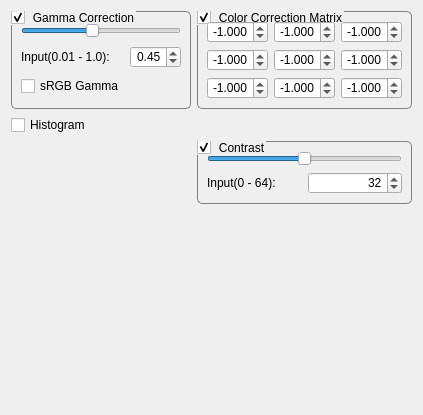
    <widget class="QWidget" name="tab_Expansin">
     <attribute name="title">
      <string>Expansion</string>
     </attribute>
     <layout class="QGridLayout" name="gridLayout_Expansion_Frame">
      <item row="0" column="0">
       <layout class="QGridLayout" name="gridLayout_Expansion">
        <property name="bottomMargin">
         <number>200</number>
        </property>
        <item row="0" column="0">
         <widget class="QGroupBox" name="groupBox_Gamma">
          <property name="styleSheet">
           <string notr="true">QGroupBox {border:1px solid gray; border-radius:5px; margin-top:1ex;}QGroupBox::title{subcontrol-origin:margin; subcontrol-position:top left; padding:0 0px;}</string>
          </property>
          <property name="title">
           <string>Gamma Correction</string>
          </property>
          <property name="checkable">
           <bool>true</bool>
          </property>
          <layout class="QGridLayout" name="gridLayout_Gamma">
           <item row="1" column="0">
            <widget class="QLabel" name="label_Gamma">
             <property name="text">
              <string>&lt;html&gt;&lt;head/&gt;&lt;body&gt;&lt;p&gt;Input(0.01 - 1.0):&lt;/p&gt;&lt;/body&gt;&lt;/html&gt;</string>
             </property>
            </widget>
           </item>
           <item row="0" column="0" colspan="2">
            <widget class="QSlider" name="horizontalSlider_Gamma">
             <property name="minimum">
              <number>1</number>
             </property>
             <property name="maximum">
              <number>100</number>
             </property>
             <property name="pageStep">
              <number>10</number>
             </property>
             <property name="value">
              <number>45</number>
             </property>
             <property name="orientation">
              <enum>Qt::Horizontal</enum>
             </property>
            </widget>
           </item>
           <item row="1" column="1">
            <widget class="QDoubleSpinBox" name="doubleSpinBox_Gamma">
             <property name="alignment">
              <set>Qt::AlignRight|Qt::AlignTrailing|Qt::AlignVCenter</set>
             </property>
             <property name="decimals">
              <number>2</number>
             </property>
             <property name="minimum">
              <double>0.010000000000000</double>
             </property>
             <property name="maximum">
              <double>1.000000000000000</double>
             </property>
             <property name="singleStep">
              <double>0.010000000000000</double>
             </property>
             <property name="value">
              <double>0.450000000000000</double>
             </property>
            </widget>
           </item>
           <item row="2" column="0">
            <widget class="QCheckBox" name="checkBox_sRGB_Gamma">
             <property name="text">
              <string>sRGB Gamma</string>
             </property>
            </widget>
           </item>
          </layout>
         </widget>
        </item>
        <item row="0" column="1">
         <widget class="QGroupBox" name="groupBox_CCM">
          <property name="styleSheet">
           <string notr="true">QGroupBox {border:1px solid gray; border-radius:5px; margin-top:1ex;}QGroupBox::title{subcontrol-origin:margin; subcontrol-position:top left; padding:0 0px;}</string>
          </property>
          <property name="title">
           <string>Color Correction Matrix</string>
          </property>
          <property name="checkable">
           <bool>true</bool>
          </property>
          <property name="checked">
           <bool>true</bool>
          </property>
          <layout class="QGridLayout" name="gridLayout_CCM">
           <item row="0" column="0">
            <widget class="QDoubleSpinBox" name="doubleSpinBox_CCM1">
             <property name="layoutDirection">
              <enum>Qt::LeftToRight</enum>
             </property>
             <property name="alignment">
              <set>Qt::AlignRight|Qt::AlignTrailing|Qt::AlignVCenter</set>
             </property>
             <property name="decimals">
              <number>3</number>
             </property>
             <property name="minimum">
              <double>-9.999000000000001</double>
             </property>
             <property name="maximum">
              <double>9.999000000000001</double>
             </property>
             <property name="singleStep">
              <double>0.100000000000000</double>
             </property>
             <property name="value">
              <double>-1.000000000000000</double>
             </property>
            </widget>
           </item>
           <item row="0" column="1">
            <widget class="QDoubleSpinBox" name="doubleSpinBox_CCM2">
             <property name="layoutDirection">
              <enum>Qt::LeftToRight</enum>
             </property>
             <property name="alignment">
              <set>Qt::AlignRight|Qt::AlignTrailing|Qt::AlignVCenter</set>
             </property>
             <property name="decimals">
              <number>3</number>
             </property>
             <property name="minimum">
              <double>-9.999000000000001</double>
             </property>
             <property name="maximum">
              <double>9.999000000000001</double>
             </property>
             <property name="singleStep">
              <double>0.100000000000000</double>
             </property>
             <property name="value">
              <double>-1.000000000000000</double>
             </property>
            </widget>
           </item>
           <item row="0" column="2">
            <widget class="QDoubleSpinBox" name="doubleSpinBox_CCM3">
             <property name="layoutDirection">
              <enum>Qt::LeftToRight</enum>
             </property>
             <property name="alignment">
              <set>Qt::AlignRight|Qt::AlignTrailing|Qt::AlignVCenter</set>
             </property>
             <property name="decimals">
              <number>3</number>
             </property>
             <property name="minimum">
              <double>-9.999000000000001</double>
             </property>
             <property name="maximum">
              <double>9.999000000000001</double>
             </property>
             <property name="singleStep">
              <double>0.100000000000000</double>
             </property>
             <property name="value">
              <double>-1.000000000000000</double>
             </property>
            </widget>
           </item>
           <item row="1" column="0">
            <widget class="QDoubleSpinBox" name="doubleSpinBox_CCM4">
             <property name="layoutDirection">
              <enum>Qt::LeftToRight</enum>
             </property>
             <property name="alignment">
              <set>Qt::AlignRight|Qt::AlignTrailing|Qt::AlignVCenter</set>
             </property>
             <property name="decimals">
              <number>3</number>
             </property>
             <property name="minimum">
              <double>-9.999000000000001</double>
             </property>
             <property name="maximum">
              <double>9.999000000000001</double>
             </property>
             <property name="singleStep">
              <double>0.100000000000000</double>
             </property>
             <property name="value">
              <double>-1.000000000000000</double>
             </property>
            </widget>
           </item>
           <item row="1" column="1">
            <widget class="QDoubleSpinBox" name="doubleSpinBox_CCM5">
             <property name="layoutDirection">
              <enum>Qt::LeftToRight</enum>
             </property>
             <property name="alignment">
              <set>Qt::AlignRight|Qt::AlignTrailing|Qt::AlignVCenter</set>
             </property>
             <property name="decimals">
              <number>3</number>
             </property>
             <property name="minimum">
              <double>-9.999000000000001</double>
             </property>
             <property name="maximum">
              <double>9.999000000000001</double>
             </property>
             <property name="singleStep">
              <double>0.100000000000000</double>
             </property>
             <property name="value">
              <double>-1.000000000000000</double>
             </property>
            </widget>
           </item>
           <item row="1" column="2">
            <widget class="QDoubleSpinBox" name="doubleSpinBox_CCM6">
             <property name="layoutDirection">
              <enum>Qt::LeftToRight</enum>
             </property>
             <property name="alignment">
              <set>Qt::AlignRight|Qt::AlignTrailing|Qt::AlignVCenter</set>
             </property>
             <property name="decimals">
              <number>3</number>
             </property>
             <property name="minimum">
              <double>-9.999000000000001</double>
             </property>
             <property name="maximum">
              <double>9.999000000000001</double>
             </property>
             <property name="singleStep">
              <double>0.100000000000000</double>
             </property>
             <property name="value">
              <double>-1.000000000000000</double>
             </property>
            </widget>
           </item>
           <item row="2" column="0">
            <widget class="QDoubleSpinBox" name="doubleSpinBox_CCM7">
             <property name="layoutDirection">
              <enum>Qt::LeftToRight</enum>
             </property>
             <property name="alignment">
              <set>Qt::AlignRight|Qt::AlignTrailing|Qt::AlignVCenter</set>
             </property>
             <property name="decimals">
              <number>3</number>
             </property>
             <property name="minimum">
              <double>-9.999000000000001</double>
             </property>
             <property name="maximum">
              <double>9.999000000000001</double>
             </property>
             <property name="singleStep">
              <double>0.100000000000000</double>
             </property>
             <property name="value">
              <double>-1.000000000000000</double>
             </property>
            </widget>
           </item>
           <item row="2" column="1">
            <widget class="QDoubleSpinBox" name="doubleSpinBox_CCM8">
             <property name="layoutDirection">
              <enum>Qt::LeftToRight</enum>
             </property>
             <property name="alignment">
              <set>Qt::AlignRight|Qt::AlignTrailing|Qt::AlignVCenter</set>
             </property>
             <property name="decimals">
              <number>3</number>
             </property>
             <property name="minimum">
              <double>-9.999000000000001</double>
             </property>
             <property name="maximum">
              <double>9.999000000000001</double>
             </property>
             <property name="singleStep">
              <double>0.100000000000000</double>
             </property>
             <property name="value">
              <double>-1.000000000000000</double>
             </property>
            </widget>
           </item>
           <item row="2" column="2">
            <widget class="QDoubleSpinBox" name="doubleSpinBox_CCM9">
             <property name="layoutDirection">
              <enum>Qt::LeftToRight</enum>
             </property>
             <property name="alignment">
              <set>Qt::AlignRight|Qt::AlignTrailing|Qt::AlignVCenter</set>
             </property>
             <property name="decimals">
              <number>3</number>
             </property>
             <property name="minimum">
              <double>-9.999000000000001</double>
             </property>
             <property name="maximum">
              <double>9.999000000000001</double>
             </property>
             <property name="singleStep">
              <double>0.100000000000000</double>
             </property>
             <property name="value">
              <double>-1.000000000000000</double>
             </property>
            </widget>
           </item>
          </layout>
         </widget>
        </item>
        <item row="1" column="0">
         <widget class="QCheckBox" name="checkBox_Histogram">
          <property name="sizePolicy">
           <sizepolicy hsizetype="MinimumExpanding" vsizetype="Fixed">
            <horstretch>0</horstretch>
            <verstretch>0</verstretch>
           </sizepolicy>
          </property>
          <property name="text">
           <string>Histogram</string>
          </property>
         </widget>
        </item>
        <item row="2" column="1">
         <widget class="QGroupBox" name="groupBox_Contrast">
          <property name="styleSheet">
           <string notr="true">QGroupBox {border:1px solid gray; border-radius:5px; margin-top:1ex;}QGroupBox::title{subcontrol-origin:margin; subcontrol-position:top left; padding:0 0px;}</string>
          </property>
          <property name="title">
           <string>Contrast</string>
          </property>
          <property name="checkable">
           <bool>true</bool>
          </property>
          <layout class="QVBoxLayout" name="verticalLayout_Contrast">
           <item>
            <widget class="QSlider" name="horizontalSlider_Contrast">
             <property name="minimum">
              <number>0</number>
             </property>
             <property name="maximum">
              <number>64</number>
             </property>
             <property name="pageStep">
              <number>10</number>
             </property>
             <property name="value">
              <number>32</number>
             </property>
             <property name="orientation">
              <enum>Qt::Horizontal</enum>
             </property>
            </widget>
           </item>
           <item>
            <layout class="QHBoxLayout" name="horizontalLayout_Contrast">
             <item>
              <widget class="QLabel" name="label_Contrast">
               <property name="text">
                <string>&lt;html&gt;&lt;head/&gt;&lt;body&gt;&lt;p&gt;Input(0 - 64):&lt;/p&gt;&lt;/body&gt;&lt;/html&gt;</string>
               </property>
              </widget>
             </item>
             <item>
              <widget class="QSpinBox" name="spinBox_Contrast">
               <property name="alignment">
                <set>Qt::AlignRight|Qt::AlignTrailing|Qt::AlignVCenter</set>
               </property>
               <property name="minimum">
                <number>0</number>
               </property>
               <property name="maximum">
                <number>64</number>
               </property>
               <property name="singleStep">
                <number>1</number>
               </property>
               <property name="value">
                <number>32</number>
               </property>
              </widget>
             </item>
            </layout>
           </item>
          </layout>
         </widget>
        </item>
       </layout>
      </item>
     </layout>
    </widget>
